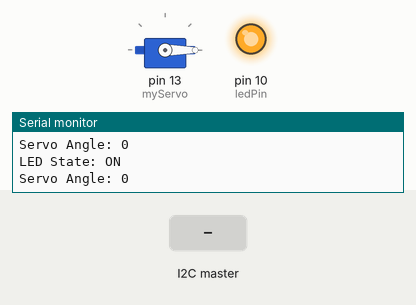
Recording of a sketch running on a simulated Arduino Uno, built with avr-gcc and run on an emulated ATmega328P. Parts: servo, output pins drawn as LEDs (lit = HIGH), the last lines printed to the serial monitor. The test bench sets the inputs (shaded band).

Above: at 1.2 s.
1.3 s: the I2C master sends the byte 1
At 2.2 s:
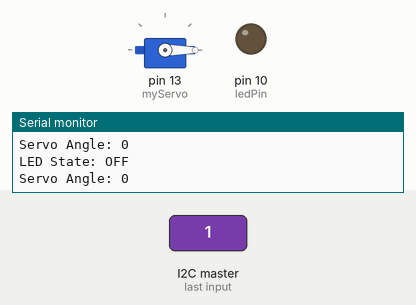
2.8 s: the I2C master sends the byte 0
At 3.8 s:
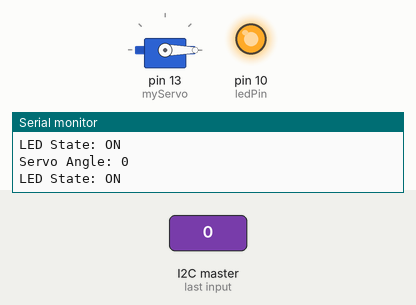
4.3 s: the I2C master sends the byte 2
At 5.3 s:
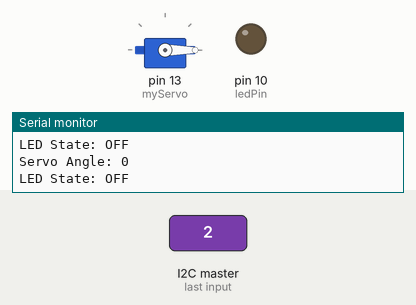
Timing chart, 0 to 7.3 s (numbered marks = the images above; inputs shaded):
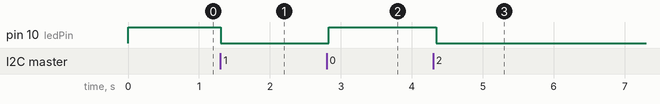

Measured:
- after the input at 1.3 s, pin 10 (ledPin): HIGH → LOW at once
- after the input at 2.8 s, pin 10 (ledPin): LOW → HIGH at once
- after the input at 4.3 s, pin 10 (ledPin): HIGH → LOW at once

The sketch:

slave.ino
```cpp
#include <Wire.h>
#include <Servo.h>

const int ledPin = 10;
int buttonState = 0;    // variable for storing the received pushbutton status
int servoAngle = 0;     // variable for storing the received servo angle
Servo myServo;

void setup() {
  pinMode(ledPin, OUTPUT);
  myServo.attach(13);
  // initialize I2C communication as slave:
  Wire.begin(8);  // join I2C bus with address #8
  Wire.onReceive(receiveEvent);  // register event handler for receiving data
  Serial.begin(9600);
}

void loop() {
  if (buttonState == LOW) {
    digitalWrite(ledPin, HIGH);  // turn LED on
    Serial.println("LED State: ON");
  } else {
    digitalWrite(ledPin, LOW);   // turn LED off
    Serial.println("LED State: OFF");
  }

  myServo.write(servoAngle);
  Serial.print("Servo Angle: ");
  Serial.println(servoAngle);

//  if (Serial.available() > 0) {
//int angle = Serial.parseInt(); // Read angle data from serial port
//servoMotor.write(servoAngle); // Move servo to the specified angle
//}

  delay(50);  // a short delay to avoid rapid LED and servo state changes
}

// function that executes whenever data is received from master
void receiveEvent(int howMany) {
  if (Wire.available()) {
    buttonState = Wire.read();  // read the incoming byte
    if (Wire.available()) {
     servoAngle = Wire.read();  // read the next incoming byte
    }
    // print the received button state and servo angle to the Serial Monitor
    Serial.print("Received Button State: ");
    Serial.print(buttonState);
    Serial.print(", Received Servo Angle: ");
    Serial.println(servoAngle);
  }
}
```
